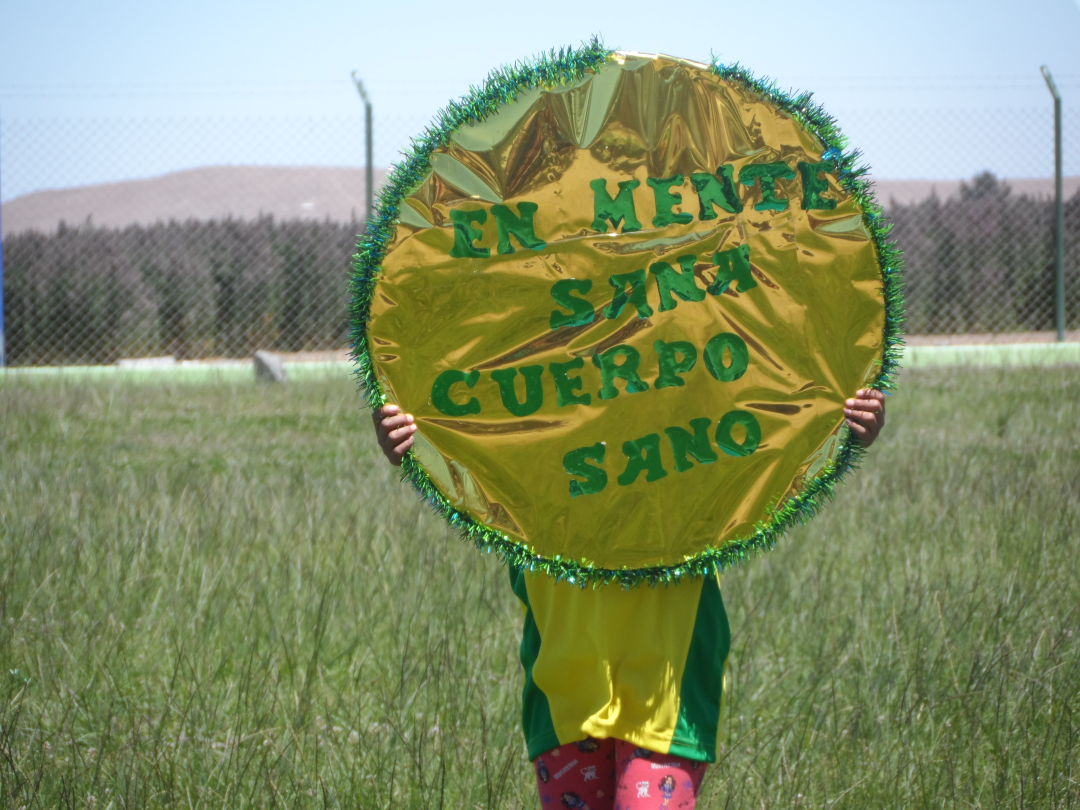
#> input picture papel.JPG, 4320 x 3240 px, found by its file name (shown at 1/4 size)
$ python modulo.py   (Python 2 division)
#> lines starting #> are read from the running program, lines starting #| are printed output that depends on the picture; after the words box and inside, x2 and y2 are one past the last pixel; in counts of white or black regions, pixels touching at a corner belong together
import cv2
import numpy as np

#img = cv2.imread("caballo.jpg",0)
img = cv2.imread("papel.jpg",0)
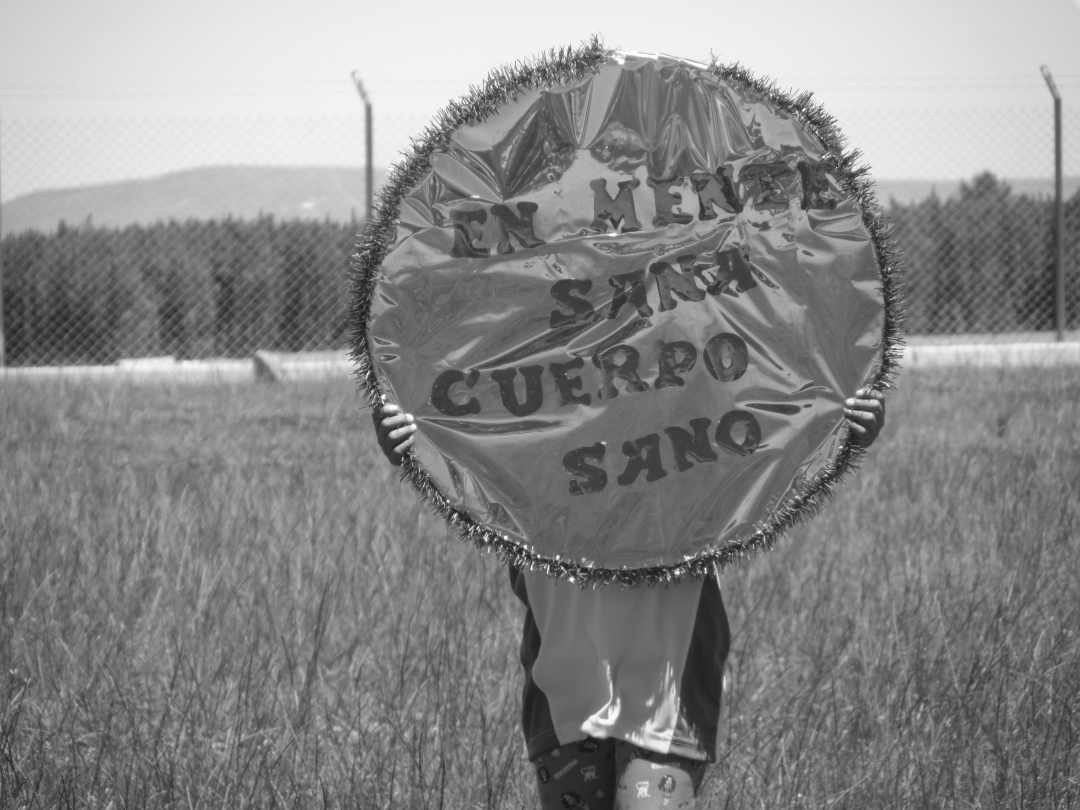
#> img: shape (3240, 4320) (shown at 1/4 size); min 15, max 255, mean 135.2
rows, cols = img.shape
#> rows = 3240; cols = 4320
#res = cv2.resize(img,None,fx=0.2,fy=0.2,interpolation= cv2.INTER_AREA)

#Cambia el tamanio
img = cv2.resize(img, (cols/5,rows/5),interpolation = cv2.INTER_AREA)
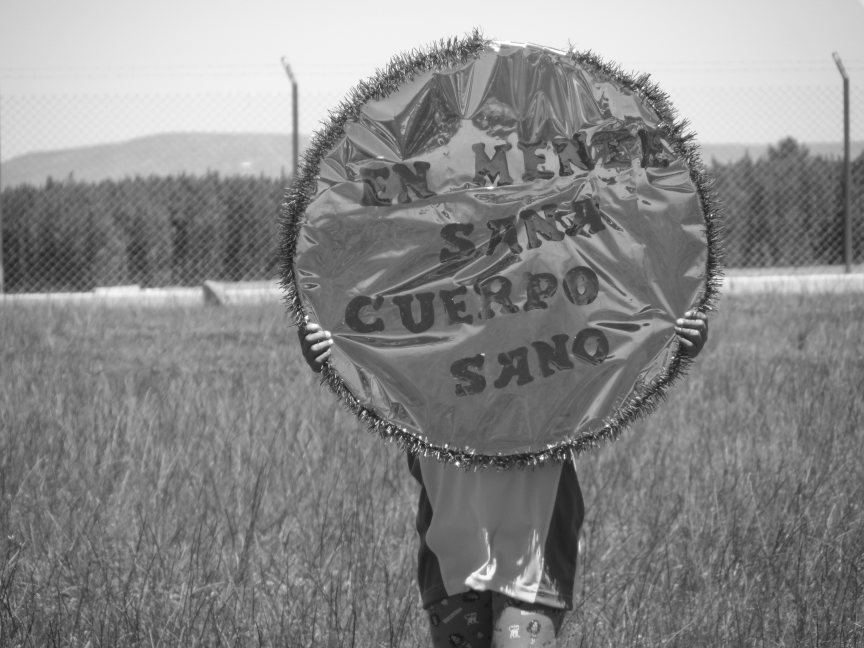
#> img: shape (648, 864); min 21, max 255, mean 135.2

rows, cols = img.shape
#> rows = 648; cols = 864

M = cv2.getRotationMatrix2D((cols/2,rows/2),-90,2)
dst = cv2.warpAffine(img,M,(rows,cols),flags = cv2.INTER_LINEAR)
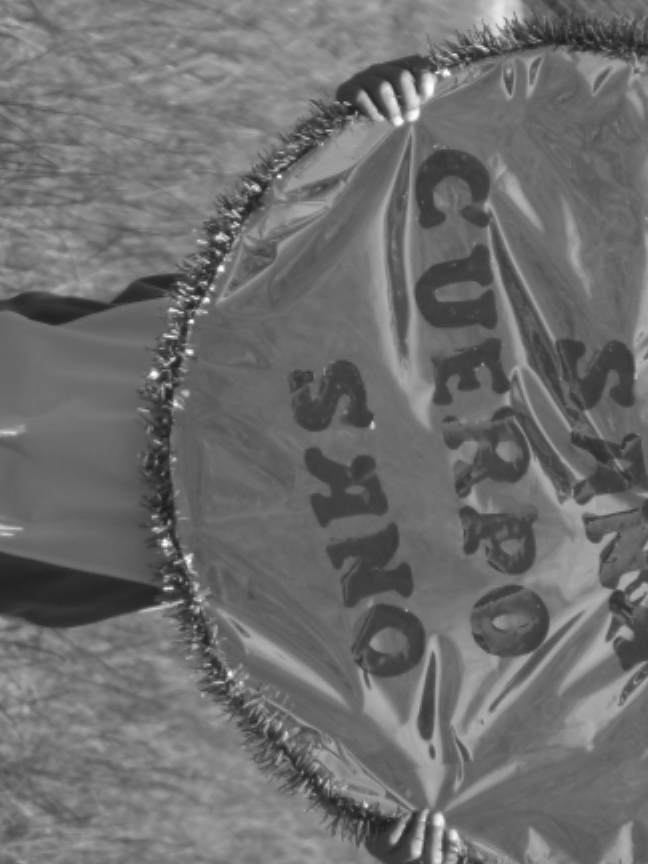
#> dst: shape (864, 648); min 28, max 255, mean 109.7


#dst = cv2.resize(dst, (rows/5,cols/5))
print rows,cols
#| 648 864
ret, th1 = cv2.threshold ( img, 127,255 , cv2.THRESH_BINARY)
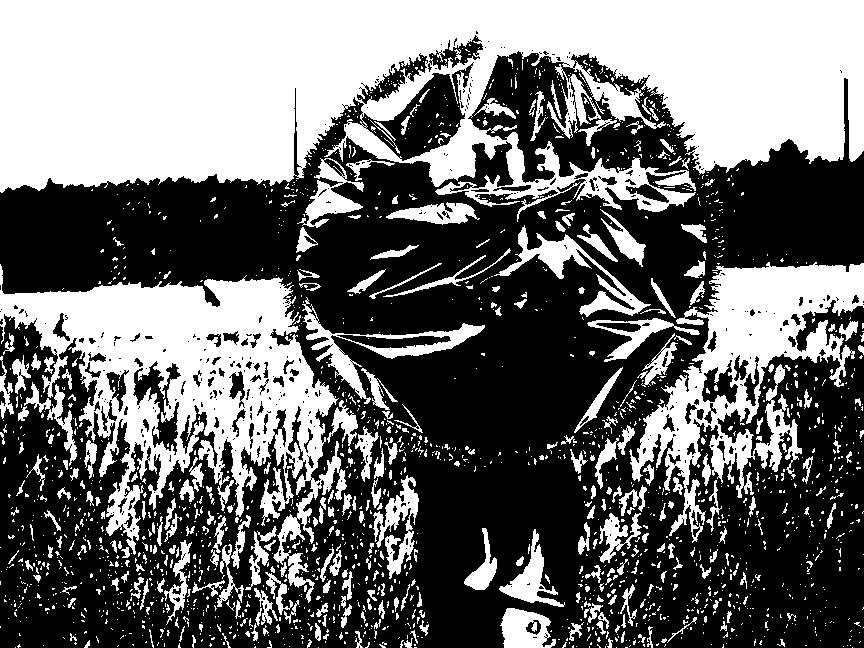
#> th1: shape (648, 864); 43.2% white; 1962 white regions (1630 under 20 px), largest, box (x1, y1, x2, y2) and area: (0, 0, 864, 222) 126434, (0, 264, 347, 603) 42325, (629, 262, 864, 543) 22179
th2 = cv2.adaptiveThreshold(img,255,cv2.ADAPTIVE_THRESH_MEAN_C, cv2.THRESH_BINARY,11,2)
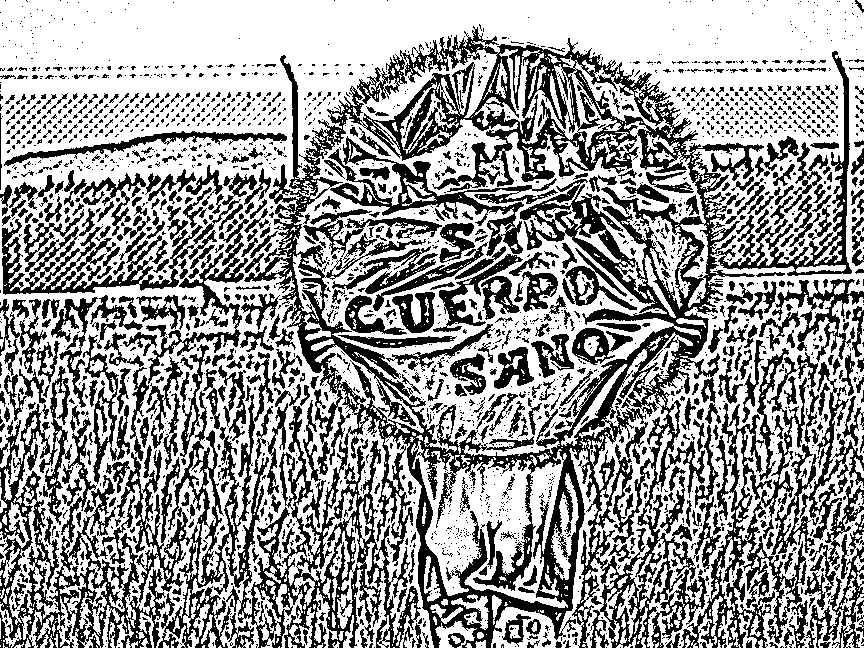
#> th2: shape (648, 864); 61.1% white; 2440 black regions (1889 under 20 px), largest, box (x1, y1, x2, y2) and area: (115, 26, 764, 648) 91550, (0, 366, 166, 648) 12815, (681, 352, 818, 648) 8641
th3 = cv2.adaptiveThreshold(img,255,cv2.ADAPTIVE_THRESH_GAUSSIAN_C, cv2.THRESH_BINARY,11,2)
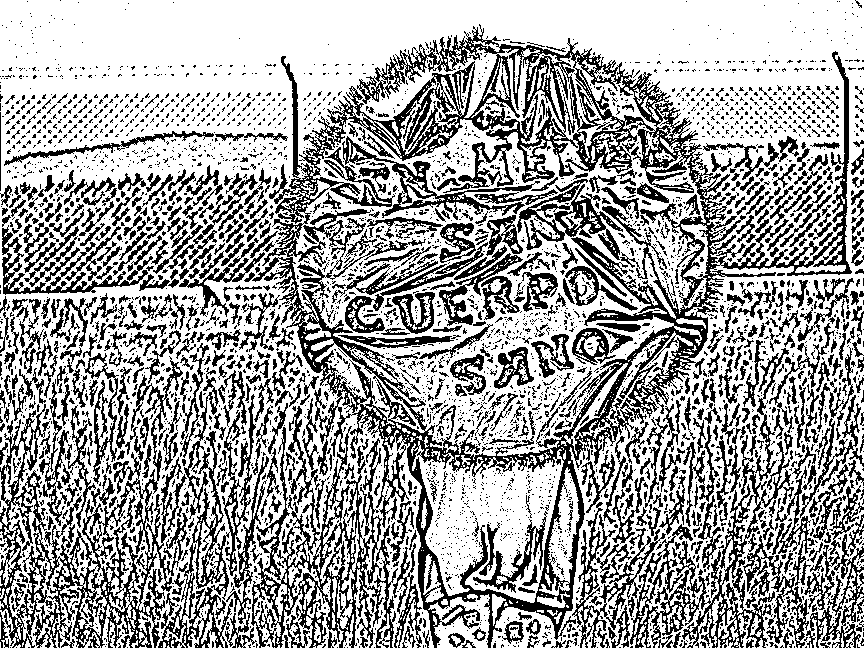
#> th3: shape (648, 864); 64.5% white; black in thin lines or dots

cv2.imshow("gg",img)
cv2.imshow("th1",th1)
cv2.imshow("th2",th2)
cv2.imshow("th3",th3)

#cv2.imshow("REduccion",res)
#cv2.imshow("Giro",dst)

cv2.waitKey(0)
cv2.destroyAllWindows()
